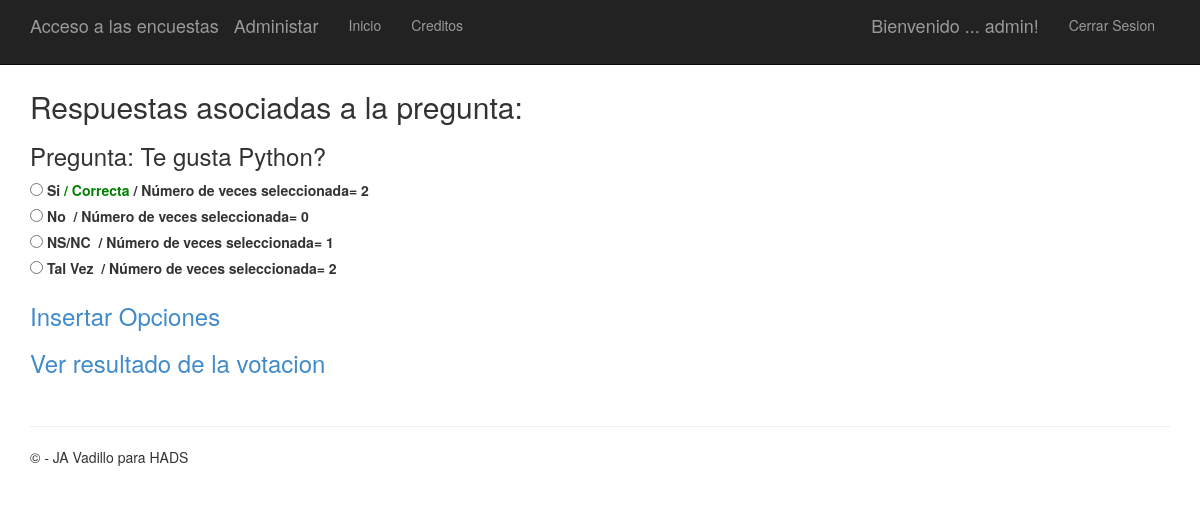
Screenshot of /polls/2/ (signed in) with the database file from the repository.
### app/models.py (models this page shows)
class Question(models.Model):
    question_text = models.CharField(max_length=200)
    pub_date = models.DateTimeField('date published')
    tema = models.CharField(max_length=200)

class Choice(models.Model):
    question = models.ForeignKey(Question)
    choice_text = models.CharField(max_length=200)
    votes = models.IntegerField(default=0)
    Correcta=models.BooleanField()

### app/views.py (the view)
# urls.py: url(r'^polls/(?P<question_id>\d+)/$', app.views.detail, name='detail'),
def detail(request, question_id):
     question = get_object_or_404(Question, pk=question_id)
     return render(request, 'polls/detail.html', {'title':'Respuestas asociadas a la pregunta:','question': question})

### app/templates/polls/detail.html (shortened to what this page needs)
﻿{% extends "app/layout.html" %}
{% block content %}
<h2>{{ title }}</h2>
<h3>Pregunta: {{ question.question_text }}</h3>
<form id="quiz" action="{% url 'vote' question.id %}" method="post">
    {% for choice in question.choice_set.all %}
        <input type="radio" name="choice" id="choice{{ forloop.counter }}" value="{{ choice.id }}" />
        <label for="choice{{ forloop.counter }}">{{ choice.choice_text }}</label>
        {% if request.user.is_authenticated %}
            <label for="choice{{ forloop.counter }}" style="color:green">{% if choice.Correcta %}/ Correcta {% endif %}</label>
            <label for="choice{{ forloop.counter }}">/ Número de veces seleccionada= {{ choice.votes }}</label>
        {% endif %}
        <br />
    {% endfor %}
    {% if request.user.is_authenticated %}
        <a href="{% url 'choice_add' question.id %}"><h3>Insertar Opciones</h3></a>
        <a href="{% url 'chart' question.id %}"> <h3>Ver resultado de la votacion</h3> </a><br />
    {% endif %}
</form>
{% endblock %}

### app/templates/app/loginpartial.html (shortened to what this page needs)
{% if user.is_authenticated %}
<form id="logoutForm" action="/logout" method="post" class="navbar-right">
    <ul class="nav navbar-nav navbar-right">
        <li><span class="navbar-brand">Bienvenido ... {{ user.username }}!</span></li>
        <li><a href="javascript:document.getElementById('logoutForm').submit()">Cerrar Sesion</a></li>
    </ul>
</form>
{% else %}
<ul class="nav navbar-nav navbar-right">
    <li><a href="{% url 'login' %}">Iniciar Sesion</a></li>
</ul>
{% endif %}

### app/static/app/content/site.css (style rules this page uses)
body { padding-top: 50px; padding-bottom: 20px; }
input, select, textarea { max-width: 280px; }

### rows the page displays
Question: question_text "Te gusta Python?"
Choice: choice_text "Si", Correcta "/ Correcta", votes "2"
Choice: choice_text "No", votes "0"
Choice: choice_text "NS/NC", votes "1"
Choice: choice_text "Tal Vez", votes "2"

### other values shown
{{ user.username }} "admin"
{{ title }} "Respuestas asociadas a la pregunta:"
